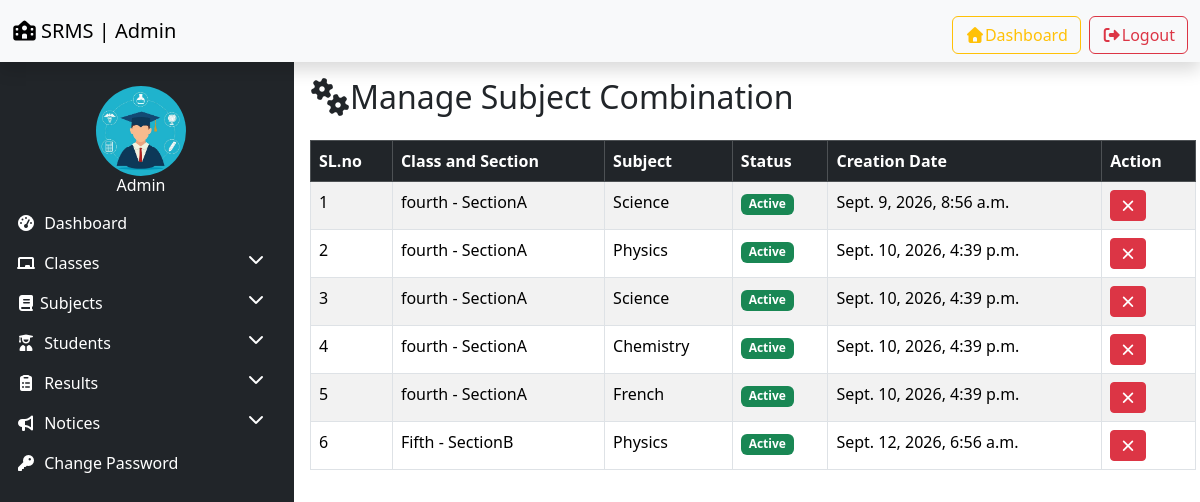
The app's page /manage_subject_combination/ (signed in) with its own data.
### resultapp/models.py (models this page shows, shortened)
class SubjectCombination(models.Model):
    student_class = models.ForeignKey(Class,on_delete=models.SET_NULL,null=True)
    subject = models.ForeignKey(Subject,on_delete=models.SET_NULL,null=True)
    creation_date = models.DateTimeField(auto_now_add=True)
    updation_date = models.DateTimeField(auto_now=True)
    status = models.IntegerField(default=1)

class Class(models.Model):
    class_name = models.CharField(max_length=50)
    class_numeric = models.IntegerField()
    section = models.CharField(max_length=20)
    creation_date = models.DateTimeField(auto_now_add=True)
    updation_date = models.DateTimeField(auto_now=True)

class Subject(models.Model):
    subject_name = models.CharField(max_length=100)
    subject_code = models.CharField(max_length=20)
    creation_date = models.DateTimeField(auto_now_add=True)
    updation_date = models.DateTimeField(auto_now=True)

### resultapp/views.py (the view, shortened to what this page needs)
# urls.py: path('manage_subject_combination/',manage_subject_combination, name='manage_subject_combination'),
@login_required
def manage_subject_combination(request):
    combinations = SubjectCombination.objects.all()
    aid = request.GET.get('aid')
    did = request.GET.get('did')
    return render(request,'manage_subject_combination.html',locals())

### resultapp/templates/manage_subject_combination.html (shortened to what this page needs)
{% extends 'admin_base.html' %}
{% load static %}
{% block content %}
<div>
   <h2 class="mb-4"><i class="fas fa-cogs "></i>Manage Subject Combination</h2>
            <table class="table table-bordered table-striped">
                <thead class="table-dark">
                    <tr>
                        <th>SL.no</th>
                        <th>Class and Section</th>
                        <th>Subject</th>
                        <th>Status</th>
                        <th>Creation Date</th>
                        <th>Action</th>
                    </tr>
                </thead>
                <tbody>
                    {% for i in combinations %}
                    <tr>
                        <td>{{forloop.counter}}</td>
                        <td>{{i.student_class.class_name}} - Section{{i.student_class.section}}</td>
                        <td>{{i.subject.subject_name}}</td>
                        <td>
                            {% if i.status == 1 %}
                            <span class="badge  bg-success">Active</span>
                            {% else %}
                            <span class="badge  bg-danger">Inactive</span>
                            {% endif %}
                        </td>
                        <td>{{i.creation_date}}</td>
                        <td>
                            {% if i.status == 1 %}
                            <a href="?did={{i.id}}" onclick="return confirm('Deactivate this subject?')" class="btn btn-danger btn-sm"><i class ="fas fa-times"></i></a>
                            {% else %}
                         <a href="?aid={{i.id}}" onclick="return confirm('Activate this subject?')" class="btn btn-success btn-sm"><i class ="fas fa-check"></i></a>
                            {% endif %}
                        </td>
                    </tr>
                       {% empty %}
                    <tr>
                        <td colspan="6" class="text-center">No Subjects Combination found.</td>
                    </tr>
                    {% endfor %}
                </tbody>
            </table>
</div>
{% endblock %}

### resultapp/templates/admin_base.html (shortened to what this page needs)
<!DOCTYPE html>
<html lang="en">
<head>
    <link href="https://cdn.jsdelivr.net/npm/bootstrap@5.3.8/dist/css/bootstrap.min.css" rel="stylesheet">
<link rel="stylesheet" href="https://cdnjs.cloudflare.com/ajax/libs/font-awesome/7.3.1/css/all.min.css">
</head>
<body>
    {% include 'topbar.html' %}
    <div class="content-fluid">
        <div class="row">
        {% include 'sidebar.html' %}
        <main class="col-md-9 p-3">
            {% block content %}{% endblock %}
        </main>
        </div>
    </div>
</body>
</html>

### resultapp/templates/topbar.html (shortened to what this page needs)
<nav class="navbar navbar-expand-lg bg-body-tertiary shadow">
  <div class="container-fluid">
    <a class="navbar-brand" href="#"><i class="fas fa-school me-1"></i>SRMS | Admin</a>
    <div class="collapse navbar-collapse justify-content-end" id="abc">
      <ul class="navbar-nav  gap-2 mt-2 mg-lg-0">
        <li class="nav-item">
          <a class="btn btn-outline-warning w-100" href="{% url 'admin_dashboard' %}">
            <i class="fas fa-home"></i>Dashboard</a>
        </li>
        <li class="nav-item">
          <a class="btn btn-outline-danger w-100" href="{% url 'admin_logout' %}"">
            <i class="fas fa-sign-out-alt"></i>Logout</a>
        </li>
      </ul>
    </div>
  </div>
</nav>

### resultapp/templates/sidebar.html (shortened to what this page needs)
{% load static %}
<nav class="col-md-2 col-lg-3 sidebar bg-dark collapse d-md-block pt-4">
    <div class="text-white text-center">
        <img src="{% static 'images/pic 8.jpeg' %}" class="rounded-circle mg-2" width="90" height="90">
        <h6>Admin</h6>
    </div>
    <ul class="nav flex-column">
        <li class="nav-item">
            <a href="{% url 'admin_dashboard' %}" class="nav-link"><i class="fas fa-tachometer-alt me-1"></i> Dashboard</a>
        </li>
        <li class="nav-item">
            <a href="#classesMenu" data-bs-toggle="collapse" class="nav-link">
                <i class="fas fa-chalkboard me-1"></i> Classes<i class="fas fa-chevron-down float-end"></i>
            </a>
        </li>
        <li class="nav-item">
            <a href="#subjectsMenu" data-bs-toggle="collapse" class="nav-link">
                <i class="fas fa-book me-1"></i>Subjects<i class="fas fa-chevron-down float-end"></i>
            </a>
        </li>
        <li class="nav-item">
            <a href="#studentMenu" data-bs-toggle="collapse" class="nav-link">
                <i class="fas fa-user-graduate me-1"></i> Students <i class="fas fa-chevron-down float-end"></i>
            </a>
        </li>
        <li class="nav-item">
            <a href="#resultMenu" data-bs-toggle="collapse" class="nav-link">
                <i class="fas fa-clipboard-list me-1"></i> Results <i class="fas fa-chevron-down float-end"></i>
            </a>
        </li>
        <li class="nav-item">
            <a href="#noticeMenu" data-bs-toggle="collapse" class="nav-link">
                <i class="fas fa-bullhorn me-1"></i> Notices <i class="fas fa-chevron-down float-end"></i>
            </a>
        </li>
        <li class="nav-item">
            <a href="{% url 'change_password' %}" class="nav-link"><i class="fas fa-key me-1"></i> Change Password</a>
        </li>
    </ul>
</nav>

### resultapp/templates/sidebar.html (style rules this page uses)
.sidebar { min-height: 100vh; }
.sidebar .nav-link { color: white; }

### records on screen
SubjectCombination: student_class.class_name "fourth", student_class.section "A", subject.subject_name "Science", status "Active", creation_date "Sept. 9, 2026, 8:56 a.m."
SubjectCombination: student_class.class_name "fourth", student_class.section "A", subject.subject_name "Physics", status "Active", creation_date "Sept. 10, 2026, 4:39 p.m."
SubjectCombination: student_class.class_name "fourth", student_class.section "A", subject.subject_name "Science", status "Active", creation_date "Sept. 10, 2026, 4:39 p.m."
SubjectCombination: student_class.class_name "fourth", student_class.section "A", subject.subject_name "Chemistry", status "Active", creation_date "Sept. 10, 2026, 4:39 p.m."
SubjectCombination: student_class.class_name "fourth", student_class.section "A", subject.subject_name "French", status "Active", creation_date "Sept. 10, 2026, 4:39 p.m."
SubjectCombination: student_class.class_name "Fifth", student_class.section "B", subject.subject_name "Physics", status "Active", creation_date "Sept. 12, 2026, 6:56 a.m."
